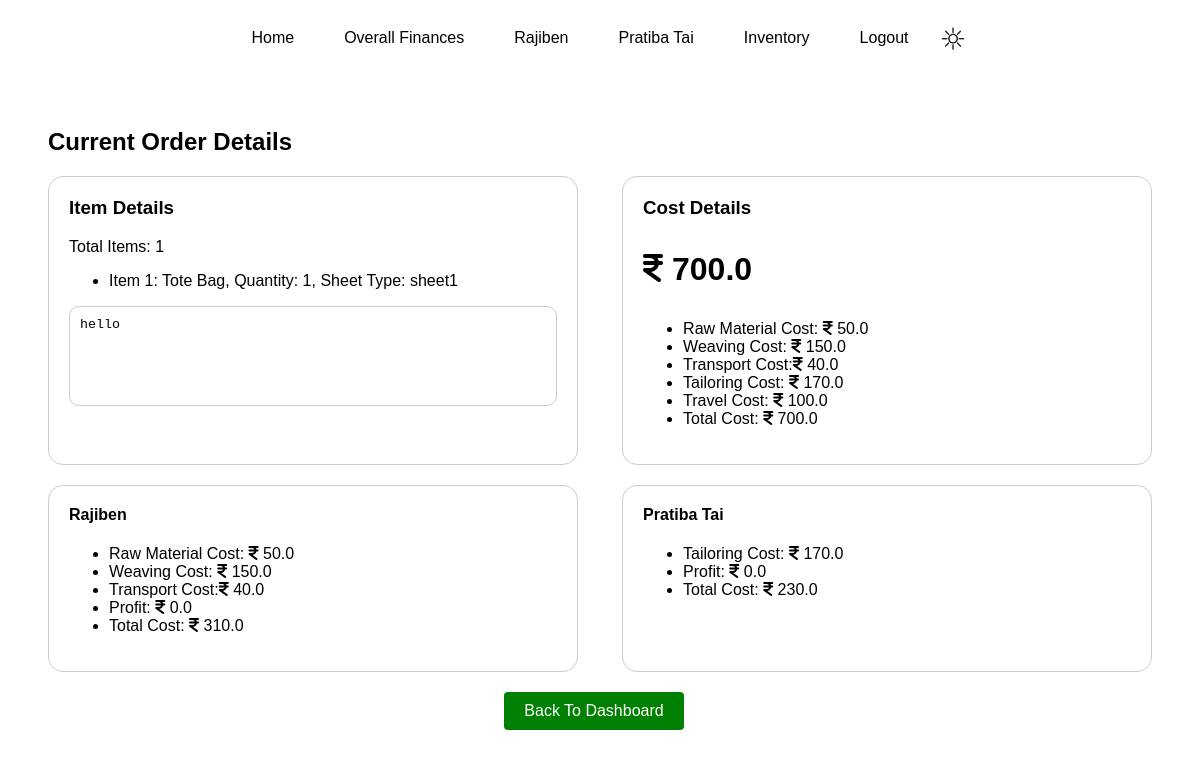
Screenshot of /order/1 (signed in) with the database file from the repository.
### models.py (models this page shows)
class Product_type(db.Model):
    id=db.Column(db.Integer,primary_key=True)
    product_name=db.Column(db.String,nullable=False,unique=True)
    product_price=db.Column(db.Float,nullable=False)
    product_dimension=db.Column(db.String,nullable=False)
    prods=db.relationship("Product",backref="product_type",lazy=True,cascade='all,delete-orphan')
    inventory = db.relationship('Inventory', backref='product_type',lazy=True,cascade='all,delete-orphan')

class Product(db.Model):
    id=db.Column(db.Integer,primary_key=True)
    sheet_type=db.Column(db.String,nullable=False)
    quantity=db.Column(db.Integer,default=1)
    price=db.Column(db.Float,nullable=False)
    total_price=db.Column(db.Float,nullable=False)
    order_id=db.Column(db.Integer,db.ForeignKey("order.id"),nullable=False)
    product_id = db.Column(db.Integer,db.ForeignKey("product_type.id"),nullable=False)

class Order(db.Model):
    id=db.Column(db.Integer,primary_key=True)
    date=db.Column(db.Date,nullable=False)
    total_cost=db.Column(db.Float,nullable=False)
    notes=db.Column(db.String(256))
    payment_made_by=db.Column(db.String,nullable=False)
    status=db.Column(db.String,default="order placed")
    user_id=db.Column(db.Integer,db.ForeignKey("user.id"),nullable=False)
    products=db.relationship("Product",backref="order",lazy=True,cascade='all,delete-orphan')
    cost=db.relationship("Cost",backref="order",uselist=False,lazy=True,cascade='all,delete-orphan')

class Cost(db.Model):
    id=db.Column(db.Integer,primary_key=True)
    raw_material_cost=db.Column(db.Float,nullable=False)
    weaving_cost=db.Column(db.Float,nullable=False)
    transport_cost=db.Column(db.Float,nullable=False)
    tailoring_cost=db.Column(db.Float,nullable=False)
    rajiben_profit=db.Column(db.Float,nullable=False)
    pratibatai_profit=db.Column(db.Float,nullable=False)
    travels=db.Column(db.Float,nullable=False)
    total_cost=db.Column(db.Float,nullable=False)
    order_id=db.Column(db.Integer,db.ForeignKey("order.id"),nullable=False)
    rajiben=db.relationship("Rajiben",uselist=False, backref="cost", lazy=True, cascade='all,delete-orphan')
    pratibatai=db.relationship("Pratibatai",uselist=False, backref="cost", lazy=True, cascade='all,delete-orphan')

class Rajiben(db.Model):
    id=db.Column(db.Integer,primary_key=True)
    cumulative_cost=db.Column(db.Float,nullable=False)
    cumulative_profit=db.Column(db.Float,nullable=False)
    cost_id=db.Column(db.Integer,db.ForeignKey("cost.id"),nullable=False)

class Pratibatai(db.Model):
    id=db.Column(db.Integer,primary_key=True)
    cumulative_cost=db.Column(db.Float,nullable=False)
    cumulative_profit=db.Column(db.Float,nullable=False)
    cost_id=db.Column(db.Integer,db.ForeignKey("cost.id"),nullable=False)

### routes.py (the view)
@app.route('/order/<int:order_id>', methods=['GET'])
@check_admin
def view_order(order_id):
    order = Order.query.get_or_404(order_id)
    products = Product.query.filter_by(order_id=order.id).all()
    items = [{
        'productType': prod.product_type.product_name,
        'quantity': prod.quantity,
        'dimensions': prod.product_type.product_dimension,
        'sheetType': prod.sheet_type
    } for prod in products]
    cost = Cost.query.filter_by(order_id=order.id).first()
    rajiben = Rajiben.query.filter_by(cost_id=cost.id).first()
    pratibatai = Pratibatai.query.filter_by(cost_id=cost.id).first()
    return render_template('confirm_order.html',
                           items=items,  # List of products in the order
                           notes=order.notes,  # Notes from the user
                           total_cost=order.total_cost,  # Total cost for the entire order
                           rajiben_total=rajiben.cumulative_cost if rajiben else 0,  # Rajiben's cumulative cost
                           rajiben_profit=rajiben.cumulative_profit if rajiben else 0,  # Rajiben's profit
                           pratibatai_total=pratibatai.cumulative_cost if pratibatai else 0,  # Pratibatai's cumulative cost
                           pratibatai_profit=pratibatai.cumulative_profit if pratibatai else 0,  # Pratibatai's profit
                           travels_cost=cost.travels if cost else 0,  # Travel cost
                           cost=cost  # Cost object
                          )

### routes.py (called while the page is built)
def check_admin(func):
    @wraps(func) #to avoid the server throwing an error for not having unique functions;   func-placeholder for the function passed (eg. profile(), login(), etc.)
    def wrapper(*args, **kwargs): #pack and unpacking of : args- positional arguments ; kwargs- keyword arguments
        if 'username' not in session:
            flash("You need to login first",category="danger")
            return redirect(url_for('login'))
        user=User.query.filter_by(username=session['username']).first()
        if not user:
            session.pop('username')
            return redirect(url_for('login'))
        if not user.is_admin:
            flash("You are not authorized to visit this page",category="danger")
            return redirect(url_for('home'))
        return func(*args, **kwargs)
    return wrapper

### templates/confirm_order.html (shortened to what this page needs)
<!DOCTYPE html>
<html>
<head>
    <link rel="stylesheet" href="{{ url_for('static', filename='style.css') }}">
    <link rel="stylesheet" href="https://cdnjs.cloudflare.com/ajax/libs/font-awesome/6.6.0/css/all.min.css" />
</head>
<body>
    <nav>
        <div class="nav-links">
            <a href="{{ url_for('dashboard') }}">Home</a>
            <a href="{{ url_for('overall_financials') }}">Overall Finances</a>
            <a href="{{ url_for('rajiben') }}">Rajiben</a>
            <a href="{{ url_for('pratiba') }}">Pratiba Tai</a>
            <a href="{{ url_for('inventory') }}">Inventory</a>
            <a href="{{ url_for('logout') }}">Logout</a>
            <div class="dark-mode-toggle">
                <label class="switch">
                    <span class="slider round"></span>
                </label>
            </div>
        </div>
    </nav>
    <main>
        <div class="confirm-container">
            <h2>Current Order Details</h2>
            <div class="flex-container">
                <div class="box item-details">
                    <h3>Item Details</h3>
                    <p>Total Items: {{ items|length }}</p>
                    <ul id="item-list">
                        {% for item in items %}
                            <li>
                                Item {{ loop.index }}: {{ item.productType }}, Quantity: {{ item.quantity }},
                                Sheet Type: {{ item.sheetType }}
                            </li>
                        {% endfor %}
                    </ul>
                    <textarea id="order-notes" placeholder="Notes">{{ notes }}</textarea>
                </div>
                <div class="box cost-details">
                    <h3>Cost Details</h3>
                    <p><i class="fa fa-inr" aria-hidden="true"></i> {{ total_cost }}</p>
                    <ul>
                        <li>Raw Material Cost: <i class="fa fa-inr"></i> {{ cost.raw_material_cost }}</li>
                        <li>Weaving Cost: <i class="fa fa-inr"></i> {{ cost.weaving_cost }}</li>
                        <li>Transport Cost:<i class="fa fa-inr"></i> {{ cost.transport_cost }}</li>
                        <li>Tailoring Cost: <i class="fa fa-inr"></i> {{ cost.tailoring_cost }}</li>
                        <li>Travel Cost: <i class="fa fa-inr"></i> {{ travels_cost }}</li>
                        <li>Total Cost: <i class="fa fa-inr"></i> {{ cost.total_cost }}</li>
                    </ul>
                </div>
            </div>
            <div class="person-cost">
                <div class="box person-box">
                    <h4>Rajiben</h4>
                    <ul>
                        <li>Raw Material Cost: <i class="fa fa-inr"></i> {{ cost.raw_material_cost }}</li>
                        <li>Weaving Cost: <i class="fa fa-inr"></i> {{ cost.weaving_cost }}</li>
                        <li>Transport Cost:<i class="fa fa-inr"></i> {{ cost.transport_cost }}</li>
                        <li>Profit: <i class="fa fa-inr"></i> {{ rajiben_profit }}</li>
                        <li>Total Cost: <i class="fa fa-inr"></i> {{ rajiben_total }}</li>
                    </ul>
                </div>
                <div class="box person-box">
                    <h4>Pratiba Tai</h4>
                    <ul>
                        <li>Tailoring Cost: <i class="fa fa-inr"></i> {{ cost.tailoring_cost }}</li>
                        <li>Profit: <i class="fa fa-inr"></i> {{ pratibatai_profit }}</li>
                        <li>Total Cost: <i class="fa fa-inr"></i> {{ pratibatai_total }}</li>
                    </ul>
                </div>
            </div>
            <div class="footer-buttons">
                <div class="form-actions">
                    <a href="{{ url_for('dashboard') }}">
                        <button type="button" class="place-order-button">Back To Dashboard</button>
                    </a>
                </div>
            </div>
        </div>
    </main>
</body>
</html>

### static/style.css (style rules this page uses)
body { font-family: Arial, sans-serif; transition: background-color 0.2s; }
nav { padding: 10px; }
.nav-links { display: flex; justify-content: center; align-items: center; flex-grow: 1; }
.nav-links a { margin: 0 15px; text-decoration: none; color: black; padding: 10px; border-radius: 4px; }
main { padding: 20px; }
textarea { height: 100px; resize: none; }
.form-actions { display: flex; align-items: center; justify-content: center; width: 100%; }
.form-actions button { padding: 10px 20px; font-size: 16px; border: none; border-radius: 4px; margin-right: 12px; cursor: pointer; }
.confirm-container { padding: 20px; }
.flex-container { display: flex; margin-bottom: 20px; gap: 20px; }
.box { border: 1px solid #ccc; padding: 20px; width: 48%; border-radius: 15px; box-sizing: border-box; }
textarea { width: 100%; box-sizing: border-box; border: 1px solid #ccc; border-radius: 10px; padding: 10px; }
.flex-container { display: flex; justify-content: space-between; margin-bottom: 20px; }
.footer-buttons { display: flex; justify-content: center; gap: 10px; margin-top: 20px; }
.person-cost { display: flex; justify-content: space-between; margin-top: 20px; }
h3, h4 { margin-top: 0; }
.confirm-container p { width: 100%; box-sizing: border-box; }
.place-order-button { background-color: green; color: white; }
.cost-details p { font-size: xx-large; font-weight: 800; }
.switch { position: relative; display: inline-block; width: 40px; height: 40px; }
.slider { position: absolute; cursor: pointer; top: 0; left: 0; right: 0; bottom: 0; background-size: cover; background-repeat: no-repeat; background-position: center; transition: 0.2s; }
input:not(:checked)+.slider { background-image: url('images/sun.png'); background-size: 35px 35px; }

### rows the page displays
Product_type: productType "Tote Bag"
Product: sheetType "sheet1"
Order: notes "hello", total_cost "700.0"
Cost: raw_material_cost "50.0", weaving_cost "150.0", transport_cost "40.0", tailoring_cost "170.0", travels "100.0", total_cost "700.0"
Rajiben: cumulative_profit "0.0", cumulative_cost "310.0"
Pratibatai: cumulative_profit "0.0", cumulative_cost "230.0"

### other values shown
{{ items|length }} "1"
{{ item.quantity }} "1"
